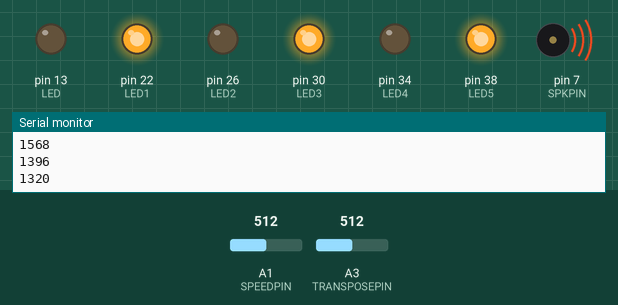
A sketch run on a simulated Arduino Mega 2560, built with avr-gcc and run on an emulated ATmega2560. On the bench: output pins drawn as LEDs (lit = HIGH), buzzer (waves = sounding), the last lines printed to the serial monitor. The inputs (shaded band) are chosen by the test bench; at power-on: A1 (SPEEDPIN) = 512, A3 (TRANSPOSEPIN) = 512.

Above: at 0.97 s.
1.3 s: A1 (SPEEDPIN) set to 1023
At 3.86 s:
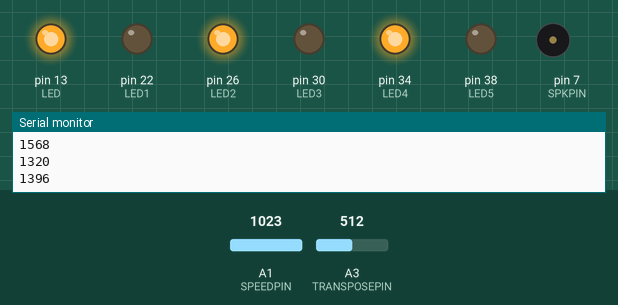
4.3 s: A1 (SPEEDPIN) set to 900
At 6.54 s:
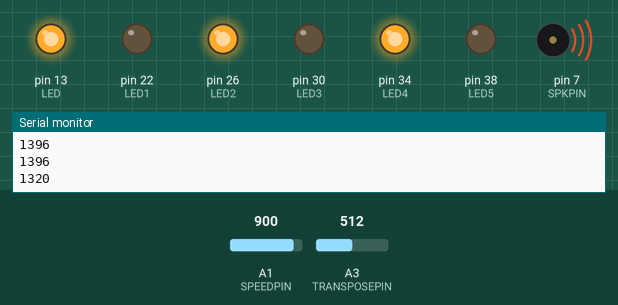
Timing chart, 0 to 13.3 s (numbered marks = the images above; inputs shaded):
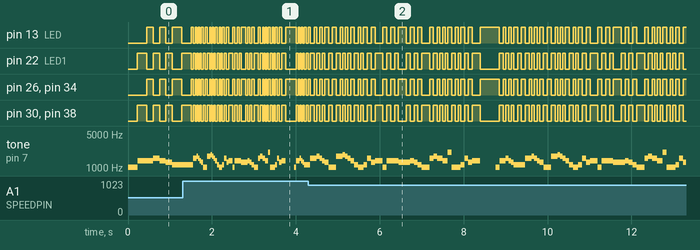

The sketch:

Marcha_Imperial.ino
```cpp
/**********************************************************************************
**                                                                               **
**                        marcha imperial                                        **
**                                                                               **
** GORKA FERNÁNDEZ RAMOS                                       07/05/2017        **
**********************************************************************************/
#define DO4  262
#define RE4  294
#define MI4  330
#define FA4  349
#define FAS4  370
#define SOL4  392
#define LA4  440
#define LAS4  466
#define SI4  494
#define DO5  523
#define RE5  587

// Pins de I/O
#define SPKPIN        7
#define TRANSPOSEPIN  3
#define SHUFFLEPIN    4
#define SPEEDPIN      1
#define LED           13
#define LED1          22
#define LED2          26
#define LED3          30
#define LED4          34
#define LED5          38

// Estado de los LEDs
boolean ledState = LOW;
boolean led1State = HIGH;
boolean led2State = LOW;
boolean led3State = HIGH;
boolean led4State = LOW;
boolean led5State = HIGH;

// Duracion inicial de la nota
int noteDuration = 500;
// Delay para tocar la siguiente nota
int noteDelay = noteDuration + 50;

// Valores para shuffle de la duracion de notas
int staccato = 0;
int shuffle = 0;

// Variables para hacer transpose a las notas
int transposedNote;
int transpose = 0;

// Array de notas para We Wish You A Merry Christmas
int notes[54] = {
  DO4, FA4, FA4, SOL4, FA4, MI4, RE4, RE4, RE4, SOL4, SOL4, LA4, SOL4, FA4, MI4, DO4, DO4,
  LA4, LA4, LAS4, LA4, SOL4, FA4, RE4, DO4, DO4, RE4, SOL4, MI4, FA4, DO4, FA4, FA4, FA4,
  MI4, MI4, FA4, MI4, RE4, DO4, SOL4, LA4, SOL4, SOL4, FA4, FA4, DO5, DO4, DO4, DO4,
  RE4, SOL4, MI4, FA4
};

// Array de duracion de las notas
// Entre mas alto el valor mas corta la nota
int durations[54] = {
  2, 2, 3, 3, 3, 3, 2, 2, 2, 2, 3, 3, 3, 3, 2, 2, 2,
  2, 3, 3, 3, 3, 2, 2, 3, 3, 2, 2, 2, 1, 2, 2, 2, 2,
  1, 2, 2, 2, 2, 1, 2, 2, 3, 3, 3, 3, 2, 2, 3, 3,
  2, 2, 2, 1
};

void setup() {
  // Inicializar los pins como OUTPUT
  pinMode(SPKPIN, OUTPUT);
  pinMode(LED, OUTPUT);
  pinMode(LED1, OUTPUT);
  pinMode(LED2, OUTPUT);
  pinMode(LED3, OUTPUT);
  pinMode(LED4, OUTPUT);
  pinMode(LED5, OUTPUT);

  // Inicializar el puerto serial para imprimir el valor de la nota
  // en el monitor serial
  Serial.begin(9600);
}

void loop() {
  // hacemos un for loop de todas las notas en el array notes
  for (int i=0; i < sizeof(notes) / sizeof(int); i++) {
    // Para implementar el shuffle hay que poner un potenciometro en
    // el pin definido como SHUFFLEPIN (4)
    /*
    shuffle = analogRead(SHUFFLEPIN);
     staccato = random(10, map(shuffle, 0, 1023, 10, 200));
     */

    // Se lee el valor del potenciometro en TRANSPOSEPIN
    // que nos da un numero del 0 al 1023
    // con la funcion map() lo mapeamos de 1 a 5
    transpose = map(analogRead(TRANSPOSEPIN), 0, 1023, 1, 5);

    // Se guarda en la variable transposedNote
    // la frecuencia de la nota actual mas
    // la nota actual multiplicado por el valor de transpose
    transposedNote = notes[i] + (notes[i] * transpose);

    // Imprimimos en el monitor serial la frecuencia que se
    // esta tocando por el buzzer
    Serial.println(transposedNote);

    // leemos el valor del potenciometro en el SPEEDPIN
    // y lo mapeamos de 800 a 100
    noteDuration = map(analogRead(SPEEDPIN), 0, 1023, 800, 100);

    // Dividimos el valor de noteDuration entre la duracion de la nota actual
    // y le sumamos el staccato (shuffle)
    noteDelay = (noteDuration / durations[i]) + staccato;

    // Enviamos al buzzer conectado al SPKPIN, la frecuencia de la nota
    // por una duracion de noteDuration entre la duracion de la nota actual
    // menos el valor de staccato
    tone(SPKPIN, transposedNote, (noteDuration / durations[i]) - staccato);
    // detenemos el programa con la funcion delay() por la duracion
    // guardada en noteDelay (milisegundos: 1000 = 1 segundo)
    delay(noteDelay);
    // Le decimos al buzzer que deje de sonar
    // (esto no estoy seguro sea necesario cuando solo se este usando un buzzer)
    noTone(SPKPIN);

    // Enviamos los valores guardados en las variables
    // ledState a los LEDs conectados a los pins definidos en
    // LED, LED1..., LED5
    digitalWrite(LED, ledState);
    digitalWrite(LED1, led1State);
    digitalWrite(LED2, led2State);
    digitalWrite(LED3, led3State);
    digitalWrite(LED4, led4State);
    digitalWrite(LED5, led5State);
    // invertimos los valores de las variables guardadas en
    // cada una de estas variables
    // (si ledState era LOW, ahora es HIGH)
    // En Arduino LOW = false, HIGH = true
    ledState = !ledState;
    led1State = !led1State;
    led2State = !led2State;
    led3State = !led3State;
    led4State = !led4State;
    led5State = !led5State;
  }
  // Terminamos el for loop!

  // Esperamos para repetir todo el programa
  // la cantidad de noteDelay * 1 (milisegundos)
  delay(noteDelay * 2);
}
```

Measured:
- by itself, tone on pin 7 (SPKPIN): plays 1568 Hz for 0.15 s, 1760 Hz for 0.06 s, 1568 Hz for 0.06 s, 1396 Hz for 0.06 s, 1320 Hz for 0.09 s, 1048 Hz for 0.19 s … (73 notes in this stretch)
